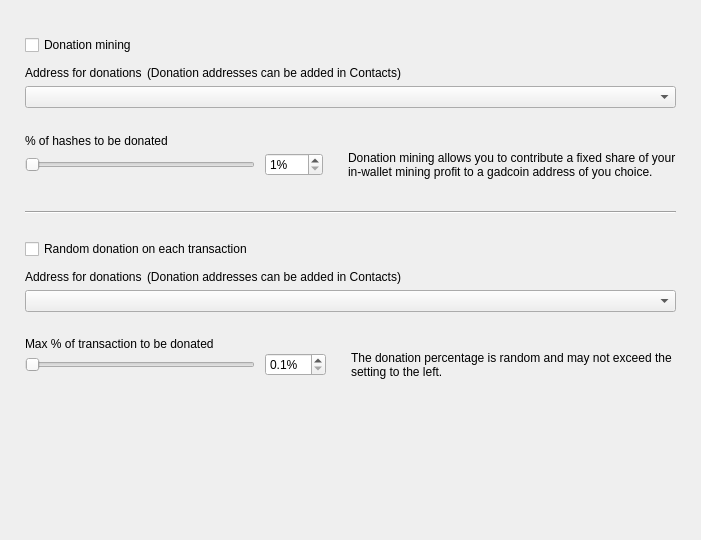
<?xml version="1.0" encoding="UTF-8"?>
<ui version="4.0">
 <class>DonationOptionsFrame</class>
 <widget class="QFrame" name="DonationOptionsFrame">
  <property name="geometry">
   <rect>
    <x>0</x>
    <y>0</y>
    <width>701</width>
    <height>540</height>
   </rect>
  </property>
  <property name="windowTitle">
   <string>Frame</string>
  </property>
  <property name="frameShape">
   <enum>QFrame::NoFrame</enum>
  </property>
  <property name="frameShadow">
   <enum>QFrame::Raised</enum>
  </property>
  <layout class="QVBoxLayout" name="verticalLayout">
   <property name="spacing">
    <number>10</number>
   </property>
   <property name="leftMargin">
    <number>25</number>
   </property>
   <property name="topMargin">
    <number>35</number>
   </property>
   <property name="rightMargin">
    <number>25</number>
   </property>
   <property name="bottomMargin">
    <number>0</number>
   </property>
   <item>
    <widget class="QCheckBox" name="m_enableDonationMiningCheck">
     <property name="text">
      <string>Donation mining</string>
     </property>
    </widget>
   </item>
   <item>
    <widget class="QFrame" name="m_donationMiningFrame">
     <property name="frameShape">
      <enum>QFrame::NoFrame</enum>
     </property>
     <property name="frameShadow">
      <enum>QFrame::Raised</enum>
     </property>
     <layout class="QGridLayout" name="gridLayout" columnstretch="1,0,0,1">
      <property name="leftMargin">
       <number>0</number>
      </property>
      <property name="topMargin">
       <number>0</number>
      </property>
      <property name="rightMargin">
       <number>0</number>
      </property>
      <property name="bottomMargin">
       <number>0</number>
      </property>
      <property name="horizontalSpacing">
       <number>10</number>
      </property>
      <property name="verticalSpacing">
       <number>0</number>
      </property>
      <item row="2" column="0" colspan="4">
       <widget class="QComboBox" name="m_donationMiningAddressCombo"/>
      </item>
      <item row="3" column="0" colspan="4">
       <spacer name="verticalSpacer_2">
        <property name="orientation">
         <enum>Qt::Vertical</enum>
        </property>
        <property name="sizeType">
         <enum>QSizePolicy::Fixed</enum>
        </property>
        <property name="sizeHint" stdset="0">
         <size>
          <width>20</width>
          <height>25</height>
         </size>
        </property>
       </spacer>
      </item>
      <item row="4" column="0" colspan="4">
       <widget class="WalletGui::WalletNormalBlackTextLabel" name="label_2">
        <property name="minimumSize">
         <size>
          <width>0</width>
          <height>16</height>
         </size>
        </property>
        <property name="text">
         <string>% of hashes to be donated</string>
        </property>
        <property name="indent">
         <number>0</number>
        </property>
       </widget>
      </item>
      <item row="5" column="1">
       <widget class="QSpinBox" name="m_donationMiningAmountSpin">
        <property name="suffix">
         <string>%</string>
        </property>
        <property name="minimum">
         <number>1</number>
        </property>
        <property name="maximum">
         <number>100</number>
        </property>
       </widget>
      </item>
      <item row="5" column="0">
       <widget class="QSlider" name="m_donationMiningAmountSlider">
        <property name="maximumSize">
         <size>
          <width>230</width>
          <height>16777215</height>
         </size>
        </property>
        <property name="minimum">
         <number>1</number>
        </property>
        <property name="maximum">
         <number>100</number>
        </property>
        <property name="orientation">
         <enum>Qt::Horizontal</enum>
        </property>
       </widget>
      </item>
      <item row="5" column="2">
       <spacer name="horizontalSpacer">
        <property name="orientation">
         <enum>Qt::Horizontal</enum>
        </property>
        <property name="sizeType">
         <enum>QSizePolicy::Fixed</enum>
        </property>
        <property name="sizeHint" stdset="0">
         <size>
          <width>5</width>
          <height>20</height>
         </size>
        </property>
       </spacer>
      </item>
      <item row="5" column="3" alignment="Qt::AlignVCenter">
       <widget class="WalletGui::WalletSmallGrayTextLabel" name="m_donationMiningCommentLabel">
        <property name="minimumSize">
         <size>
          <width>0</width>
          <height>32</height>
         </size>
        </property>
        <property name="text">
         <string>Donation mining allows you to contribute a fixed share of your in-wallet mining profit to a gadcoin address of you choice.</string>
        </property>
        <property name="wordWrap">
         <bool>true</bool>
        </property>
        <property name="indent">
         <number>0</number>
        </property>
       </widget>
      </item>
      <item row="1" column="0" colspan="4">
       <spacer name="verticalSpacer_6">
        <property name="orientation">
         <enum>Qt::Vertical</enum>
        </property>
        <property name="sizeType">
         <enum>QSizePolicy::Fixed</enum>
        </property>
        <property name="sizeHint" stdset="0">
         <size>
          <width>20</width>
          <height>5</height>
         </size>
        </property>
       </spacer>
      </item>
      <item row="0" column="0" colspan="4">
       <layout class="QHBoxLayout" name="horizontalLayout" stretch="0,1">
        <property name="spacing">
         <number>5</number>
        </property>
        <property name="leftMargin">
         <number>0</number>
        </property>
        <item>
         <widget class="WalletGui::WalletNormalBlackTextLabel" name="label">
          <property name="minimumSize">
           <size>
            <width>0</width>
            <height>16</height>
           </size>
          </property>
          <property name="text">
           <string>Address for donations</string>
          </property>
          <property name="indent">
           <number>0</number>
          </property>
         </widget>
        </item>
        <item>
         <widget class="WalletGui::WalletSmallGrayTextLabel" name="label_5">
          <property name="text">
           <string>(Donation addresses can be added in Contacts)</string>
          </property>
         </widget>
        </item>
       </layout>
      </item>
     </layout>
    </widget>
   </item>
   <item>
    <spacer name="verticalSpacer_3">
     <property name="orientation">
      <enum>Qt::Vertical</enum>
     </property>
     <property name="sizeType">
      <enum>QSizePolicy::Fixed</enum>
     </property>
     <property name="sizeHint" stdset="0">
      <size>
       <width>20</width>
       <height>20</height>
      </size>
     </property>
    </spacer>
   </item>
   <item>
    <widget class="Line" name="line">
     <property name="frameShadow">
      <enum>QFrame::Sunken</enum>
     </property>
     <property name="orientation">
      <enum>Qt::Horizontal</enum>
     </property>
    </widget>
   </item>
   <item>
    <spacer name="verticalSpacer_4">
     <property name="orientation">
      <enum>Qt::Vertical</enum>
     </property>
     <property name="sizeType">
      <enum>QSizePolicy::Fixed</enum>
     </property>
     <property name="sizeHint" stdset="0">
      <size>
       <width>20</width>
       <height>15</height>
      </size>
     </property>
    </spacer>
   </item>
   <item>
    <widget class="QCheckBox" name="m_enableDonationChangeCheck">
     <property name="text">
      <string>Random donation on each transaction</string>
     </property>
    </widget>
   </item>
   <item>
    <widget class="QFrame" name="m_donationChangeFrame">
     <property name="frameShape">
      <enum>QFrame::NoFrame</enum>
     </property>
     <property name="frameShadow">
      <enum>QFrame::Raised</enum>
     </property>
     <layout class="QGridLayout" name="gridLayout_2" columnstretch="1,0,0,1">
      <property name="leftMargin">
       <number>0</number>
      </property>
      <property name="topMargin">
       <number>0</number>
      </property>
      <property name="rightMargin">
       <number>0</number>
      </property>
      <property name="bottomMargin">
       <number>0</number>
      </property>
      <property name="horizontalSpacing">
       <number>10</number>
      </property>
      <property name="verticalSpacing">
       <number>0</number>
      </property>
      <item row="3" column="0" colspan="4">
       <spacer name="verticalSpacer_5">
        <property name="orientation">
         <enum>Qt::Vertical</enum>
        </property>
        <property name="sizeType">
         <enum>QSizePolicy::Fixed</enum>
        </property>
        <property name="sizeHint" stdset="0">
         <size>
          <width>20</width>
          <height>25</height>
         </size>
        </property>
       </spacer>
      </item>
      <item row="4" column="0" colspan="4">
       <widget class="WalletGui::WalletNormalBlackTextLabel" name="label_3">
        <property name="text">
         <string>Max % of transaction to be donated</string>
        </property>
        <property name="indent">
         <number>0</number>
        </property>
       </widget>
      </item>
      <item row="5" column="0">
       <widget class="QSlider" name="m_donationChangeAmountSlider">
        <property name="maximumSize">
         <size>
          <width>230</width>
          <height>16777215</height>
         </size>
        </property>
        <property name="minimum">
         <number>1</number>
        </property>
        <property name="maximum">
         <number>100</number>
        </property>
        <property name="orientation">
         <enum>Qt::Horizontal</enum>
        </property>
       </widget>
      </item>
      <item row="2" column="0" colspan="4">
       <widget class="QComboBox" name="m_donationChangeAddressCombo"/>
      </item>
      <item row="5" column="3" alignment="Qt::AlignVCenter">
       <widget class="WalletGui::WalletSmallGrayTextLabel" name="m_donationChangeCommentLabel">
        <property name="text">
         <string>The donation percentage is random and may not exceed the setting to the left.</string>
        </property>
        <property name="wordWrap">
         <bool>true</bool>
        </property>
        <property name="indent">
         <number>0</number>
        </property>
       </widget>
      </item>
      <item row="5" column="1">
       <widget class="QDoubleSpinBox" name="m_donationChangeAmountSpin">
        <property name="suffix">
         <string>%</string>
        </property>
        <property name="decimals">
         <number>1</number>
        </property>
        <property name="minimum">
         <double>0.100000000000000</double>
        </property>
        <property name="maximum">
         <double>10.000000000000000</double>
        </property>
        <property name="singleStep">
         <double>0.100000000000000</double>
        </property>
       </widget>
      </item>
      <item row="5" column="2">
       <spacer name="horizontalSpacer_2">
        <property name="orientation">
         <enum>Qt::Horizontal</enum>
        </property>
        <property name="sizeType">
         <enum>QSizePolicy::Fixed</enum>
        </property>
        <property name="sizeHint" stdset="0">
         <size>
          <width>5</width>
          <height>20</height>
         </size>
        </property>
       </spacer>
      </item>
      <item row="1" column="0" colspan="4">
       <spacer name="verticalSpacer_7">
        <property name="orientation">
         <enum>Qt::Vertical</enum>
        </property>
        <property name="sizeType">
         <enum>QSizePolicy::Fixed</enum>
        </property>
        <property name="sizeHint" stdset="0">
         <size>
          <width>20</width>
          <height>5</height>
         </size>
        </property>
       </spacer>
      </item>
      <item row="0" column="0" colspan="4">
       <layout class="QHBoxLayout" name="horizontalLayout_2" stretch="0,1">
        <property name="spacing">
         <number>5</number>
        </property>
        <property name="leftMargin">
         <number>0</number>
        </property>
        <item>
         <widget class="WalletGui::WalletNormalBlackTextLabel" name="label_4">
          <property name="minimumSize">
           <size>
            <width>0</width>
            <height>16</height>
           </size>
          </property>
          <property name="text">
           <string>Address for donations</string>
          </property>
          <property name="indent">
           <number>0</number>
          </property>
         </widget>
        </item>
        <item>
         <widget class="WalletGui::WalletSmallGrayTextLabel" name="label_6">
          <property name="text">
           <string>(Donation addresses can be added in Contacts)</string>
          </property>
         </widget>
        </item>
       </layout>
      </item>
     </layout>
    </widget>
   </item>
   <item>
    <spacer name="verticalSpacer">
     <property name="orientation">
      <enum>Qt::Vertical</enum>
     </property>
     <property name="sizeType">
      <enum>QSizePolicy::Expanding</enum>
     </property>
     <property name="sizeHint" stdset="0">
      <size>
       <width>20</width>
       <height>10</height>
      </size>
     </property>
    </spacer>
   </item>
  </layout>
 </widget>
 <customwidgets>
  <customwidget>
   <class>WalletGui::WalletSmallGrayTextLabel</class>
   <extends>QLabel</extends>
   <header>Gui/Common/WalletTextLabel.h</header>
  </customwidget>
  <customwidget>
   <class>WalletGui::WalletNormalBlackTextLabel</class>
   <extends>QLabel</extends>
   <header>Gui/Common/WalletTextLabel.h</header>
  </customwidget>
 </customwidgets>
 <resources/>
 <connections>
  <connection>
   <sender>m_enableDonationMiningCheck</sender>
   <signal>toggled(bool)</signal>
   <receiver>m_donationMiningFrame</receiver>
   <slot>setEnabled(bool)</slot>
   <hints>
    <hint type="sourcelabel">
     <x>353</x>
     <y>41</y>
    </hint>
    <hint type="destinationlabel">
     <x>350</x>
     <y>115</y>
    </hint>
   </hints>
  </connection>
  <connection>
   <sender>m_donationMiningAmountSlider</sender>
   <signal>valueChanged(int)</signal>
   <receiver>DonationOptionsFrame</receiver>
   <slot>donationMiningAmountChanged(int)</slot>
   <hints>
    <hint type="sourcelabel">
     <x>187</x>
     <y>155</y>
    </hint>
    <hint type="destinationlabel">
     <x>350</x>
     <y>269</y>
    </hint>
   </hints>
  </connection>
  <connection>
   <sender>m_donationMiningAmountSpin</sender>
   <signal>valueChanged(int)</signal>
   <receiver>DonationOptionsFrame</receiver>
   <slot>donationMiningAmountChanged(int)</slot>
   <hints>
    <hint type="sourcelabel">
     <x>391</x>
     <y>155</y>
    </hint>
    <hint type="destinationlabel">
     <x>350</x>
     <y>269</y>
    </hint>
   </hints>
  </connection>
  <connection>
   <sender>m_enableDonationChangeCheck</sender>
   <signal>toggled(bool)</signal>
   <receiver>m_donationChangeFrame</receiver>
   <slot>setEnabled(bool)</slot>
   <hints>
    <hint type="sourcelabel">
     <x>353</x>
     <y>237</y>
    </hint>
    <hint type="destinationlabel">
     <x>350</x>
     <y>328</y>
    </hint>
   </hints>
  </connection>
  <connection>
   <sender>m_donationChangeAmountSlider</sender>
   <signal>valueChanged(int)</signal>
   <receiver>DonationOptionsFrame</receiver>
   <slot>donationChangeAmountChanged(int)</slot>
   <hints>
    <hint type="sourcelabel">
     <x>187</x>
     <y>385</y>
    </hint>
    <hint type="destinationlabel">
     <x>350</x>
     <y>269</y>
    </hint>
   </hints>
  </connection>
  <connection>
   <sender>m_donationChangeAmountSpin</sender>
   <signal>valueChanged(double)</signal>
   <receiver>DonationOptionsFrame</receiver>
   <slot>donationChangeAmountChanged(double)</slot>
   <hints>
    <hint type="sourcelabel">
     <x>433</x>
     <y>353</y>
    </hint>
    <hint type="destinationlabel">
     <x>350</x>
     <y>269</y>
    </hint>
   </hints>
  </connection>
 </connections>
 <slots>
  <slot>donationMiningAmountChanged(int)</slot>
  <slot>donationChangeAmountChanged(int)</slot>
  <slot>donationChangeAmountChanged(double)</slot>
 </slots>
</ui>
